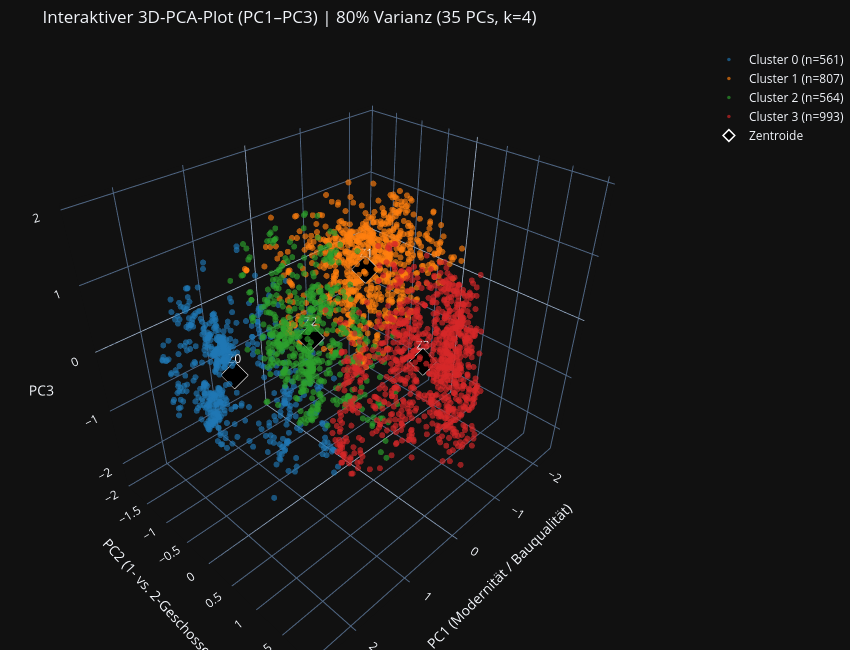
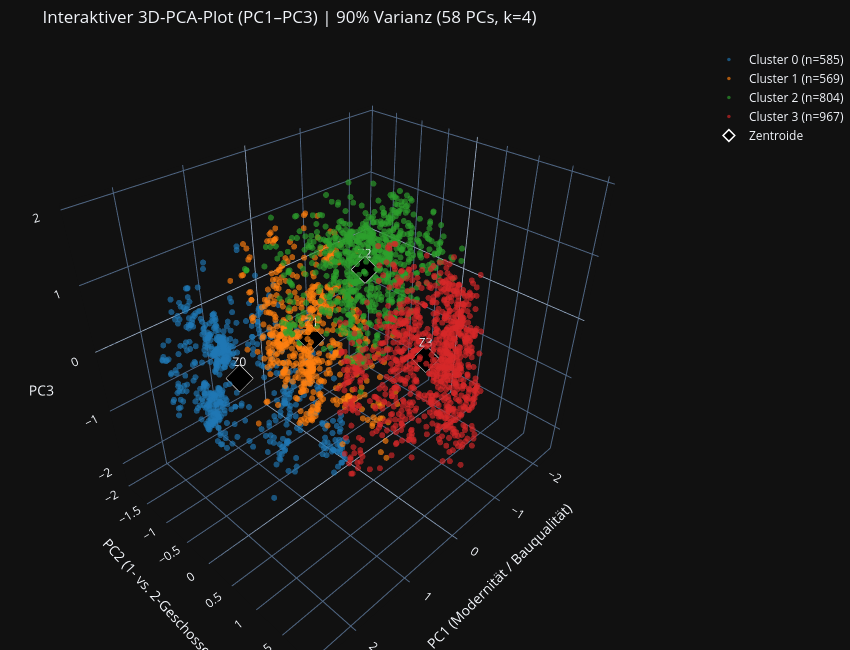
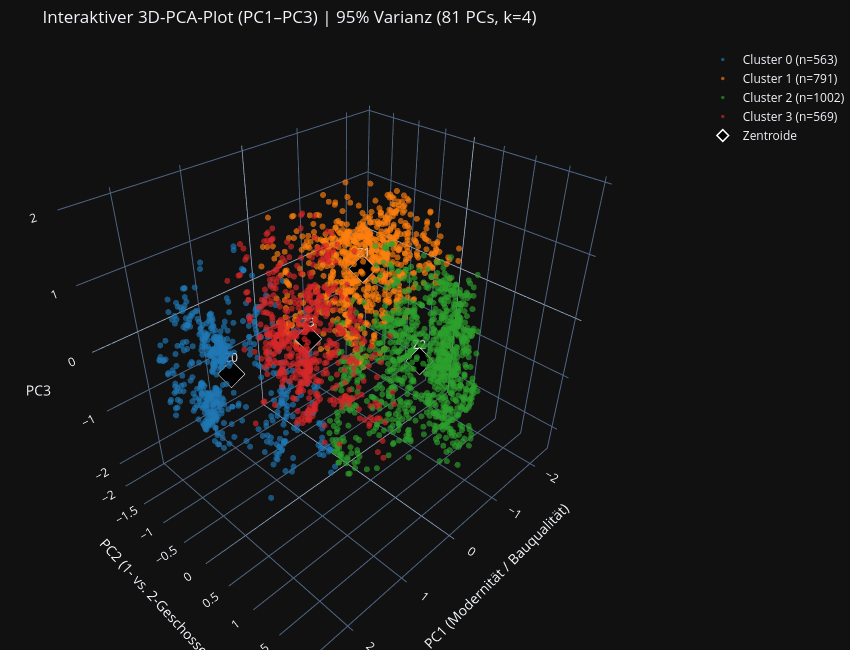
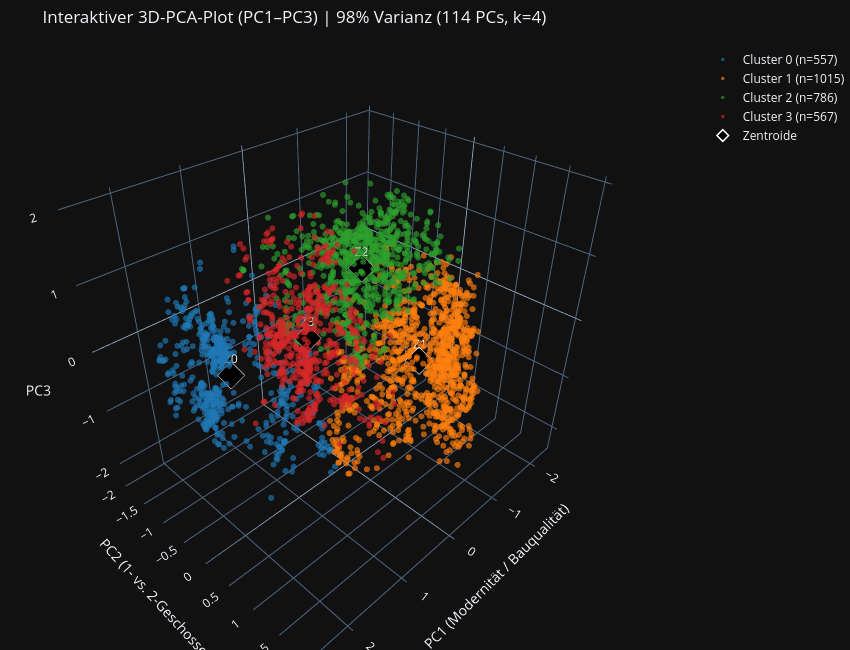

Notebook code cell kept with these figures, in order:
### Markdown cell above
### Inferenz auf neuen, synthetischen Häusern
Alle vier erfundenen Häuser werden intuitiv exakt den erwarteten Clustern zugeordnet:
- Haus A (Moderner Bungalow, Baujahr 2006) $\rightarrow$ Cluster 3: Passt präzise zum Cluster der modernen eingeschossigen Häuser (Ø Baujahr ~2002, hohe Bauqualität, Betonfundament).
- Haus B (Modernes 2-Geschosser, Baujahr 2004) $\rightarrow$ Cluster 0: Wird korrekt den großen, modernen zweigeschossigen Einfamilienhäusern zugeordnet.
- Haus C (60er-Jahre Bestandsbau, Baujahr 1964) $\rightarrow$ Cluster 1: Landet im Cluster der Bestandsbauten aus den 1960er-Jahren (Ø Baujahr ~1966, Hohlblockstein-Fundament).
- Haus D (Vorkriegs-Altbau, Baujahr 1925) $\rightarrow$ Cluster 2: Wird eindeutig der Gruppe älterer Vorkriegs- und Nachkriegsbauten (Ø Baujahr ~1937, freistehende Garage) zugewiesen.
#### Warum muss vor der Inferenz mit PCA transformiert werden?
- Gleiches Koordinatensystem: Die Zentroide des k-Means-Modells wurden nicht im ursprünglichen 218-dimensionalen Merkmalsraum berechnet, sondern im rotierten, orthogonalen Koordinatensystem der Hauptkomponenten (PC1, PC2, …). Durch pca.transform() (ohne erneutes fit) wird der neue Datenpunkt mit denselben gelernten Gewichtungen auf genau diese Achsen projiziert.
- Identische Dimensionalität: Das k-Means-Modell erwartet exakt 114 Features (98 % Varianzschwelle). Ohne die PCA-Projektion und Dimensionsreduktion von 218 auf 114 Merkmale ließen sich keine euklidischen Distanzen zu den Zentroiden berechnen.

### Code cell
import plotly.graph_objects as go

cluster_colors = ["#1f77b4", "#ff7f0e", "#2ca02c", "#d62728"]

for t, km in kmeans_models.items():
    X_red = pca_datasets[t]
    labels = km.labels_
    centroids = km.cluster_centers_

    fig = go.Figure()

    for c in range(km.n_clusters):
        mask = labels == c
        fig.add_trace(go.Scatter3d(
            x=X_red[mask, 0],
            y=X_red[mask, 1],
            z=X_red[mask, 2],
            mode="markers",
            name=f"Cluster {c} (n={mask.sum()})",
            marker=dict(
                size=3.5,
                color=cluster_colors[c % len(cluster_colors)],
                opacity=0.65
            )
        ))

    fig.add_trace(go.Scatter3d(
        x=centroids[:, 0],
        y=centroids[:, 1],
        z=centroids[:, 2],
        mode="markers+text",
        name="Zentroide",
        text=[f"Z{c}" for c in range(km.n_clusters)],
        textposition="top center",
        marker=dict(
            size=9,
            color="black",
            symbol="diamond",
            line=dict(color="white", width=1.5)
        )
    ))

    fig.update_layout(
        title=f"Interaktiver 3D-PCA-Plot (PC1–PC3) | {int(t*100)}% Varianz ({X_red.shape[1]} PCs, k={km.n_clusters})",
        scene=dict(
            xaxis_title="PC1 (Modernität / Bauqualität)",
            yaxis_title="PC2 (1- vs. 2-Geschosser)",
            zaxis_title="PC3"
        ),
        width=850,
        height=650,
        margin=dict(l=0, r=0, b=0, t=45)
    )
    fig.show()

### Figure 1 — Plotly figure (JSON) as saved in the notebook; plotly's stock layout.template omitted (floating-point values rounded to 4 significant figures; data arrays with more than 128 entries replaced by an {"elided": "..."} marker saying what was removed)
{"data": [{"marker": {"color": "#1f77b4", "opacity": 0.65, "size": 3.5}, "mode": "markers", "name": "Cluster 0 (n=561)", "x": {"elided": "561 float values"}, "y": {"elided": "561 float values"}, "z": {"elided": "561 float values"}, "type": "scatter3d"}, {"marker": {"color": "#ff7f0e", "opacity": 0.65, "size": 3.5}, "mode": "markers", "name": "Cluster 1 (n=807)", "x": {"elided": "807 float values"}, "y": {"elided": "807 float values"}, "z": {"elided": "807 float values"}, "type": "scatter3d"}, {"marker": {"color": "#2ca02c", "opacity": 0.65, "size": 3.5}, "mode": "markers", "name": "Cluster 2 (n=564)", "x": {"elided": "564 float values"}, "y": {"elided": "564 float values"}, "z": {"elided": "564 float values"}, "type": "scatter3d"}, {"marker": {"color": "#d62728", "opacity": 0.65, "size": 3.5}, "mode": "markers", "name": "Cluster 3 (n=993)", "x": {"elided": "993 float values"}, "y": {"elided": "993 float values"}, "z": {"elided": "993 float values"}, "type": "scatter3d"}, {"marker": {"color": "black", "line": {"color": "white", "width": 1.5}, "size": 9, "symbol": "diamond"}, "mode": "markers+text", "name": "Zentroide", "text": ["Z0", "Z1", "Z2", "Z3"], "textposition": "top center", "x": [1.337, -1.123, 1.2, -0.5238], "y": [-0.8906, -0.8093, 0.5391, 0.8547], "z": [-0.4868, 0.2057, 0.7553, -0.3211], "type": "scatter3d"}], "layout": {"margin": {"l": 0, "r": 0, "b": 0, "t": 45}, "title": {"text": "Interaktiver 3D-PCA-Plot (PC1–PC3) | 80% Varianz (35 PCs, k=4)"}, "scene": {"xaxis": {"title": {"text": "PC1 (Modernität / Bauqualität)"}}, "yaxis": {"title": {"text": "PC2 (1- vs. 2-Geschosser)"}}, "zaxis": {"title": {"text": "PC3"}}}, "width": 850, "height": 650}}

### Figure 2 — Plotly figure (JSON) as saved in the notebook; plotly's stock layout.template omitted (floating-point values rounded to 4 significant figures; data arrays with more than 128 entries replaced by an {"elided": "..."} marker saying what was removed)
{"data": [{"marker": {"color": "#1f77b4", "opacity": 0.65, "size": 3.5}, "mode": "markers", "name": "Cluster 0 (n=585)", "x": {"elided": "585 float values"}, "y": {"elided": "585 float values"}, "z": {"elided": "585 float values"}, "type": "scatter3d"}, {"marker": {"color": "#ff7f0e", "opacity": 0.65, "size": 3.5}, "mode": "markers", "name": "Cluster 1 (n=569)", "x": {"elided": "569 float values"}, "y": {"elided": "569 float values"}, "z": {"elided": "569 float values"}, "type": "scatter3d"}, {"marker": {"color": "#2ca02c", "opacity": 0.65, "size": 3.5}, "mode": "markers", "name": "Cluster 2 (n=804)", "x": {"elided": "804 float values"}, "y": {"elided": "804 float values"}, "z": {"elided": "804 float values"}, "type": "scatter3d"}, {"marker": {"color": "#d62728", "opacity": 0.65, "size": 3.5}, "mode": "markers", "name": "Cluster 3 (n=967)", "x": {"elided": "967 float values"}, "y": {"elided": "967 float values"}, "z": {"elided": "967 float values"}, "type": "scatter3d"}, {"marker": {"color": "black", "line": {"color": "white", "width": 1.5}, "size": 9, "symbol": "diamond"}, "mode": "markers+text", "name": "Zentroide", "text": ["Z0", "Z1", "Z2", "Z3"], "textposition": "top center", "x": [1.286, 1.197, -1.119, -0.5517], "y": [-0.8548, 0.538, -0.8147, 0.8779], "z": [-0.5491, 0.7456, 0.2024, -0.2748], "type": "scatter3d"}], "layout": {"margin": {"l": 0, "r": 0, "b": 0, "t": 45}, "title": {"text": "Interaktiver 3D-PCA-Plot (PC1–PC3) | 90% Varianz (58 PCs, k=4)"}, "scene": {"xaxis": {"title": {"text": "PC1 (Modernität / Bauqualität)"}}, "yaxis": {"title": {"text": "PC2 (1- vs. 2-Geschosser)"}}, "zaxis": {"title": {"text": "PC3"}}}, "width": 850, "height": 650}}

### Figure 3 — Plotly figure (JSON) as saved in the notebook; plotly's stock layout.template omitted (floating-point values rounded to 4 significant figures; data arrays with more than 128 entries replaced by an {"elided": "..."} marker saying what was removed)
{"data": [{"marker": {"color": "#1f77b4", "opacity": 0.65, "size": 3.5}, "mode": "markers", "name": "Cluster 0 (n=563)", "x": {"elided": "563 float values"}, "y": {"elided": "563 float values"}, "z": {"elided": "563 float values"}, "type": "scatter3d"}, {"marker": {"color": "#ff7f0e", "opacity": 0.65, "size": 3.5}, "mode": "markers", "name": "Cluster 1 (n=791)", "x": {"elided": "791 float values"}, "y": {"elided": "791 float values"}, "z": {"elided": "791 float values"}, "type": "scatter3d"}, {"marker": {"color": "#2ca02c", "opacity": 0.65, "size": 3.5}, "mode": "markers", "name": "Cluster 2 (n=1002)", "x": {"elided": "1002 float values"}, "y": {"elided": "1002 float values"}, "z": {"elided": "1002 float values"}, "type": "scatter3d"}, {"marker": {"color": "#d62728", "opacity": 0.65, "size": 3.5}, "mode": "markers", "name": "Cluster 3 (n=569)", "x": {"elided": "569 float values"}, "y": {"elided": "569 float values"}, "z": {"elided": "569 float values"}, "type": "scatter3d"}, {"marker": {"color": "black", "line": {"color": "white", "width": 1.5}, "size": 9, "symbol": "diamond"}, "mode": "markers+text", "name": "Zentroide", "text": ["Z0", "Z1", "Z2", "Z3"], "textposition": "top center", "x": [1.332, -1.136, -0.5318, 1.198], "y": [-0.9018, -0.8143, 0.8428, 0.5401], "z": [-0.4756, 0.2104, -0.3204, 0.7424], "type": "scatter3d"}], "layout": {"margin": {"l": 0, "r": 0, "b": 0, "t": 45}, "title": {"text": "Interaktiver 3D-PCA-Plot (PC1–PC3) | 95% Varianz (81 PCs, k=4)"}, "scene": {"xaxis": {"title": {"text": "PC1 (Modernität / Bauqualität)"}}, "yaxis": {"title": {"text": "PC2 (1- vs. 2-Geschosser)"}}, "zaxis": {"title": {"text": "PC3"}}}, "width": 850, "height": 650}}

### Figure 4 — Plotly figure (JSON) as saved in the notebook; plotly's stock layout.template omitted (floating-point values rounded to 4 significant figures; data arrays with more than 128 entries replaced by an {"elided": "..."} marker saying what was removed)
{"data": [{"marker": {"color": "#1f77b4", "opacity": 0.65, "size": 3.5}, "mode": "markers", "name": "Cluster 0 (n=557)", "x": {"elided": "557 float values"}, "y": {"elided": "557 float values"}, "z": {"elided": "557 float values"}, "type": "scatter3d"}, {"marker": {"color": "#ff7f0e", "opacity": 0.65, "size": 3.5}, "mode": "markers", "name": "Cluster 1 (n=1015)", "x": {"elided": "1015 float values"}, "y": {"elided": "1015 float values"}, "z": {"elided": "1015 float values"}, "type": "scatter3d"}, {"marker": {"color": "#2ca02c", "opacity": 0.65, "size": 3.5}, "mode": "markers", "name": "Cluster 2 (n=786)", "x": {"elided": "786 float values"}, "y": {"elided": "786 float values"}, "z": {"elided": "786 float values"}, "type": "scatter3d"}, {"marker": {"color": "#d62728", "opacity": 0.65, "size": 3.5}, "mode": "markers", "name": "Cluster 3 (n=567)", "x": {"elided": "567 float values"}, "y": {"elided": "567 float values"}, "z": {"elided": "567 float values"}, "type": "scatter3d"}, {"marker": {"color": "black", "line": {"color": "white", "width": 1.5}, "size": 9, "symbol": "diamond"}, "mode": "markers+text", "name": "Zentroide", "text": ["Z0", "Z1", "Z2", "Z3"], "textposition": "top center", "x": [1.342, -0.5332, -1.128, 1.199], "y": [-0.8945, 0.8324, -0.8279, 0.5363], "z": [-0.4884, -0.3202, 0.2187, 0.7498], "type": "scatter3d"}], "layout": {"margin": {"l": 0, "r": 0, "b": 0, "t": 45}, "title": {"text": "Interaktiver 3D-PCA-Plot (PC1–PC3) | 98% Varianz (114 PCs, k=4)"}, "scene": {"xaxis": {"title": {"text": "PC1 (Modernität / Bauqualität)"}}, "yaxis": {"title": {"text": "PC2 (1- vs. 2-Geschosser)"}}, "zaxis": {"title": {"text": "PC3"}}}, "width": 850, "height": 650}}
